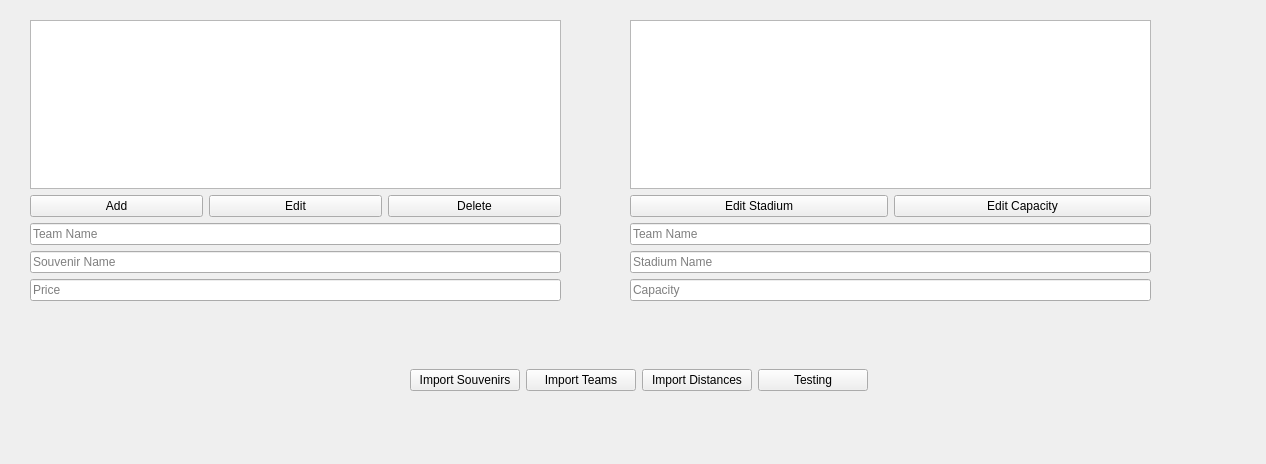
<?xml version="1.0" encoding="UTF-8"?>
<ui version="4.0">
 <class>Admin</class>
 <widget class="QWidget" name="Admin">
  <property name="geometry">
   <rect>
    <x>0</x>
    <y>0</y>
    <width>1266</width>
    <height>464</height>
   </rect>
  </property>
  <property name="windowTitle">
   <string>Form</string>
  </property>
  <widget class="QWidget" name="verticalLayoutWidget">
   <property name="geometry">
    <rect>
     <x>30</x>
     <y>20</y>
     <width>531</width>
     <height>281</height>
    </rect>
   </property>
   <layout class="QVBoxLayout" name="verticalLayout">
    <item>
     <widget class="QTableView" name="tableView"/>
    </item>
    <item>
     <layout class="QHBoxLayout" name="horizontalLayout">
      <item>
       <widget class="QPushButton" name="addButton">
        <property name="text">
         <string>Add</string>
        </property>
       </widget>
      </item>
      <item>
       <widget class="QPushButton" name="editButton">
        <property name="text">
         <string>Edit</string>
        </property>
       </widget>
      </item>
      <item>
       <widget class="QPushButton" name="deleteButton">
        <property name="text">
         <string>Delete</string>
        </property>
       </widget>
      </item>
     </layout>
    </item>
    <item>
     <widget class="QLineEdit" name="teamLineEdit">
      <property name="placeholderText">
       <string>Team Name</string>
      </property>
     </widget>
    </item>
    <item>
     <widget class="QLineEdit" name="souvenirLineEdit">
      <property name="placeholderText">
       <string>Souvenir Name</string>
      </property>
     </widget>
    </item>
    <item>
     <widget class="QLineEdit" name="priceLineEdit">
      <property name="text">
       <string/>
      </property>
      <property name="placeholderText">
       <string>Price</string>
      </property>
     </widget>
    </item>
    <item>
     <layout class="QHBoxLayout" name="horizontalLayout_2"/>
    </item>
   </layout>
  </widget>
  <widget class="QWidget" name="horizontalLayoutWidget">
   <property name="geometry">
    <rect>
     <x>630</x>
     <y>20</y>
     <width>521</width>
     <height>281</height>
    </rect>
   </property>
   <layout class="QHBoxLayout" name="horizontalLayout_3">
    <item>
     <layout class="QVBoxLayout" name="verticalLayout_2">
      <item>
       <widget class="QTableView" name="tableView_2"/>
      </item>
      <item>
       <layout class="QHBoxLayout" name="horizontalLayout_4">
        <item>
         <widget class="QPushButton" name="editStadiumButton">
          <property name="text">
           <string>Edit Stadium</string>
          </property>
         </widget>
        </item>
        <item>
         <widget class="QPushButton" name="editCapacityButton">
          <property name="text">
           <string>Edit Capacity</string>
          </property>
         </widget>
        </item>
       </layout>
      </item>
      <item>
       <widget class="QLineEdit" name="teamLineEdit2">
        <property name="placeholderText">
         <string>Team Name</string>
        </property>
       </widget>
      </item>
      <item>
       <widget class="QLineEdit" name="stadiumLineEdit2">
        <property name="placeholderText">
         <string>Stadium Name</string>
        </property>
       </widget>
      </item>
      <item>
       <widget class="QLineEdit" name="capacityLineEdit2">
        <property name="placeholderText">
         <string>Capacity</string>
        </property>
       </widget>
      </item>
     </layout>
    </item>
   </layout>
  </widget>
  <widget class="QWidget" name="horizontalLayoutWidget_2">
   <property name="geometry">
    <rect>
     <x>410</x>
     <y>340</y>
     <width>458</width>
     <height>80</height>
    </rect>
   </property>
   <layout class="QHBoxLayout" name="horizontalLayout_5">
    <item>
     <widget class="QPushButton" name="pushButton">
      <property name="text">
       <string>Import Souvenirs</string>
      </property>
     </widget>
    </item>
    <item>
     <widget class="QPushButton" name="importButton_2">
      <property name="text">
       <string>Import Teams</string>
      </property>
     </widget>
    </item>
    <item>
     <widget class="QPushButton" name="importButton_3">
      <property name="text">
       <string>Import Distances</string>
      </property>
     </widget>
    </item>
    <item>
     <widget class="QPushButton" name="testingButton">
      <property name="text">
       <string>Testing</string>
      </property>
     </widget>
    </item>
   </layout>
  </widget>
 </widget>
 <resources/>
 <connections/>
</ui>
